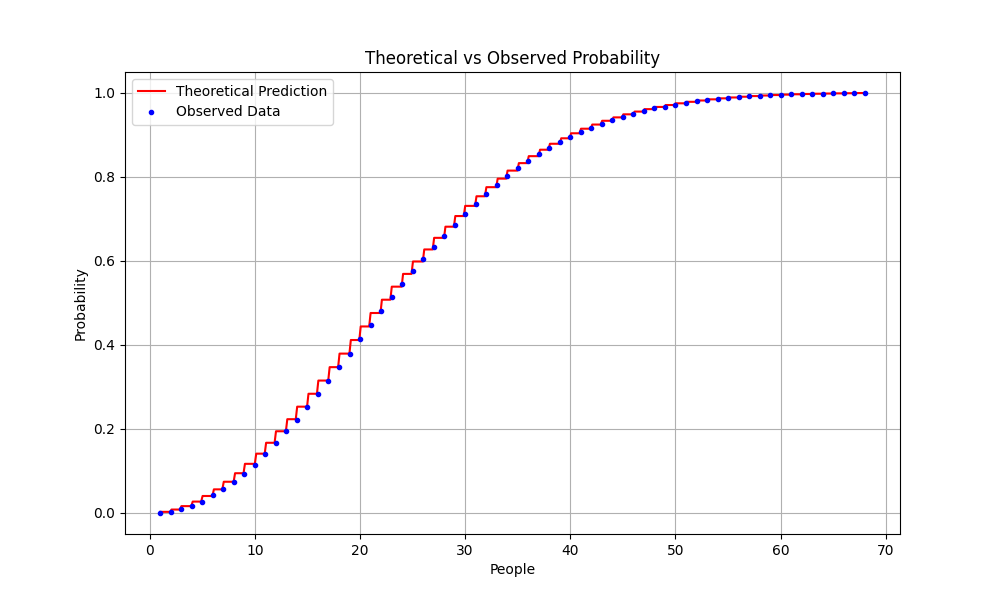

This chart was generated by the following Python code:
#! python3

import numpy as np
import matplotlib.pyplot as plt
import math
import random

def birthdaycdf(num, days):
    # 初始化 numpeople 数组
    numpeople = [0] * (days + 1)
    
    # 模拟实验
    for n in range(num):
        share = False
        bdaylist = []
        k = 0
        
        while not share:
            # 生成随机生日
            x = random.randint(1, days)
            
            # 检查生日是否已存在
            if x in bdaylist:
                share = True
            else:
                bdaylist.append(x)
                
            k += 1
            
            # 记录重复生日事件
            if share:
                # 假如某次实验中当加到第100个人的时候，出现了两个人生日相同。
                # 那意味着101-365人，都会出现两个人生日相同。
                # 这个numpeople记录了第x天至少有两个人生日相同，在num次实验中的次数
                for d in range(k, days + 1):
                  numpeople[d] += 1
                        
    # 计算最大绘图范围
    max_val = int(3 * (0.5 + math.sqrt(days * math.log(4))))
    print(max_val)
    
    # 准备观测数据
    bdaylistplot = []
    for d in range(1, max_val + 1):
        prob = numpeople[d] / num
        bdaylistplot.append((d, prob))
    
    # 绘制观测概率图
    d_vals, probs = zip(*bdaylistplot)
    plt.figure(figsize=(10, 6))
    plt.plot(d_vals, probs, 'bo-', markersize=3)
    plt.xlabel('People')
    plt.ylabel('Probability')
    plt.title('Observed Probability of Birthday Sharing')
    plt.grid(True)
    plt.savefig("birthday2.png")

    # 计算并显示特定人数的概率
    target = math.floor(0.5 + math.sqrt(days * math.log(4)))
    if target <= days:
        target_prob = numpeople[target] * 100.0 / num
        print(f"Observed probability of success with 1/2 + sqrt(D·log(4)) people ({target} people) is {target_prob:.2f}%")
    else:
        print("Target value exceeds simulation range")
    
    # 定义理论函数
    def f(x):
        x_floor = math.floor(x)
        if x_floor >= days:
            return 1.0
        product = 1.0
        for k in range(0, x_floor + 1):
            product *= (1 - k / days)
        return 1 - product
    
    # 准备理论曲线数据
    x_vals = np.linspace(1, max_val, 500)
    y_vals = [f(x) for x in x_vals]
    
    # 绘制理论曲线与观测值对比
    plt.figure(figsize=(10, 6))
    plt.plot(x_vals, y_vals, 'r-', label='Theoretical Prediction')
    plt.plot(d_vals, probs, 'bo', markersize=3, label='Observed Data')
    plt.xlabel('People')
    plt.ylabel('Probability')
    plt.title('Theoretical vs Observed Probability')
    plt.legend()
    plt.grid(True)
    plt.savefig("birthday2.png")
    
'''
    # 准备理论数据点
    theory_data = [(d, f(d)) for d in range(1, max_val + 1)]
    theory_d, theory_probs = zip(*theory_data)
    
    # 绘制理论与观测数据点对比
    plt.figure(figsize=(10, 6))
    plt.plot(d_vals, probs, 'bo', markersize=3, label='Observed Data')
    plt.plot(theory_d, theory_probs, 'r.', markersize=3, label='Theoretical Points')
    plt.xlabel('People')
    plt.ylabel('Probability')
    plt.title('Theoretical vs Observed Probability Points')
    plt.legend()
    plt.grid(True)
    plt.savefig("birthday2.png")
'''

# 示例使用（365天，模拟10000次）
birthdaycdf(10000, 365)